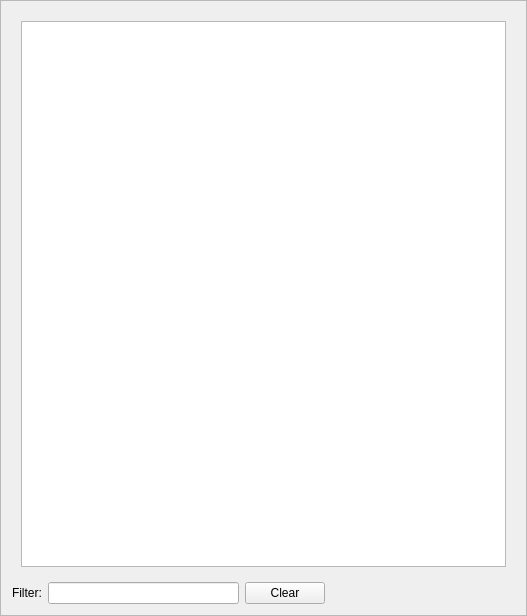
<?xml version="1.0" encoding="UTF-8"?>
<ui version="4.0">
 <class>TypeFrame</class>
 <widget class="QFrame" name="TypeFrame">
  <property name="geometry">
   <rect>
    <x>0</x>
    <y>0</y>
    <width>527</width>
    <height>616</height>
   </rect>
  </property>
  <property name="windowTitle">
   <string>Type Pallet</string>
  </property>
  <property name="frameShape">
   <enum>QFrame::StyledPanel</enum>
  </property>
  <property name="frameShadow">
   <enum>QFrame::Raised</enum>
  </property>
  <layout class="QVBoxLayout" name="verticalLayout">
   <item>
    <widget class="QStackedWidget" name="stack">
     <property name="currentIndex">
      <number>1</number>
     </property>
     <widget class="QWidget" name="page">
      <layout class="QVBoxLayout" name="verticalLayout_3">
       <item>
        <widget class="QTreeView" name="typeTree">
         <property name="showDropIndicator" stdset="0">
          <bool>true</bool>
         </property>
         <property name="dragEnabled">
          <bool>true</bool>
         </property>
         <property name="dragDropMode">
          <enum>QAbstractItemView::DragOnly</enum>
         </property>
        </widget>
       </item>
      </layout>
     </widget>
     <widget class="QWidget" name="page_2">
      <layout class="QVBoxLayout" name="verticalLayout_2">
       <item>
        <widget class="QTableView" name="typeTable">
         <property name="dragEnabled">
          <bool>true</bool>
         </property>
         <property name="dragDropMode">
          <enum>QAbstractItemView::DragOnly</enum>
         </property>
         <property name="alternatingRowColors">
          <bool>true</bool>
         </property>
         <property name="showGrid">
          <bool>false</bool>
         </property>
         <property name="sortingEnabled">
          <bool>true</bool>
         </property>
         <attribute name="horizontalHeaderStretchLastSection">
          <bool>true</bool>
         </attribute>
         <attribute name="verticalHeaderVisible">
          <bool>false</bool>
         </attribute>
         <attribute name="verticalHeaderStretchLastSection">
          <bool>false</bool>
         </attribute>
         <attribute name="verticalHeaderVisible">
          <bool>false</bool>
         </attribute>
         <attribute name="horizontalHeaderStretchLastSection">
          <bool>true</bool>
         </attribute>
         <attribute name="verticalHeaderStretchLastSection">
          <bool>false</bool>
         </attribute>
        </widget>
       </item>
      </layout>
     </widget>
    </widget>
   </item>
   <item>
    <layout class="QHBoxLayout" name="horizontalLayout">
     <item>
      <widget class="QLabel" name="label">
       <property name="text">
        <string>Filter:</string>
       </property>
      </widget>
     </item>
     <item>
      <widget class="QLineEdit" name="filter"/>
     </item>
     <item>
      <widget class="QPushButton" name="clearButton">
       <property name="text">
        <string>Clear</string>
       </property>
      </widget>
     </item>
     <item>
      <spacer name="horizontalSpacer">
       <property name="orientation">
        <enum>Qt::Horizontal</enum>
       </property>
       <property name="sizeHint" stdset="0">
        <size>
         <width>40</width>
         <height>20</height>
        </size>
       </property>
      </spacer>
     </item>
    </layout>
   </item>
  </layout>
 </widget>
 <resources/>
 <connections>
  <connection>
   <sender>clearButton</sender>
   <signal>clicked()</signal>
   <receiver>filter</receiver>
   <slot>clear()</slot>
   <hints>
    <hint type="sourcelabel">
     <x>243</x>
     <y>365</y>
    </hint>
    <hint type="destinationlabel">
     <x>190</x>
     <y>363</y>
    </hint>
   </hints>
  </connection>
 </connections>
</ui>
